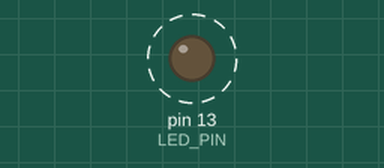
Recording of a sketch running on a simulated Arduino Uno, built with avr-gcc and run on an emulated ATmega328P. Parts: output pins drawn as LEDs (lit = HIGH). Dashed ring = blinking. What the sketch prints to the serial monitor is not drawn.

Above: at 0.1 s.
Timing chart, 0 to 3.0 s (numbered marks = the images above):
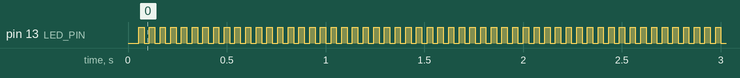

Measured:
- by itself, pin 13 (LED_PIN): alternates HIGH for 0.03 s and LOW for 0.03 s

The sketch:

IMU_9DOF_Sensor.ino
```cpp
#include <SPI.h>

#include <Wire.h>
//#include <I2Cdev.h>
#include <MPU9250.h>

// class default I2C address is 0x68
// specific I2C addresses may be passed as a parameter here
// AD0 low = 0x68 (default for InvenSense evaluation board)
// AD0 high = 0x69
MPU9250 accelgyro;

int16_t ax, ay, az;
int16_t gx, gy, gz;
int16_t mx, my, mz;

#define LED_PIN 13
bool blinkState = false;

void setup() {
    // join I2C bus (I2Cdev library doesn't do this automatically)
    Wire.begin();

    // initialize serial communication
    // (38400 chosen because it works as well at 8MHz as it does at 16MHz, but
    // it's really up to you depending on your project)
    Serial.begin(9600);

    // initialize device
    Serial.println("Initializing I2C devices...");
    accelgyro.initialize();

    // verify connection
    Serial.println("Testing device connections...");
    Serial.println(accelgyro.testConnection() ? "MPU9250 connection successful" : "MPU9250 connection failed");

    // configure Arduino LED for
    pinMode(LED_PIN, OUTPUT);
}

void loop() {
    // read raw accel/gyro measurements from device
    accelgyro.getMotion9(&ax, &ay, &az, &gx, &gy, &gz, &mx, &my, &mz);

    // these methods (and a few others) are also available
    //accelgyro.getAcceleration(&ax, &ay, &az);
    //accelgyro.getRotation(&gx, &gy, &gz);

    // display tab-separated accel/gyro x/y/z values
    Serial.print("a/g/m:\t");
    Serial.print(ax); Serial.print("\t");
    Serial.print(ay); Serial.print("\t");
    Serial.print(az); Serial.print("\t");
    Serial.print(gx); Serial.print("\t");
    Serial.print(gy); Serial.print("\t");
    Serial.print(gz); Serial.print("\t");
    Serial.print(mx); Serial.print("\t");
    Serial.print(my); Serial.print("\t");
    Serial.println(mz);

    // blink LED to indicate activity
    blinkState = !blinkState;
    digitalWrite(LED_PIN, blinkState);
}
```
